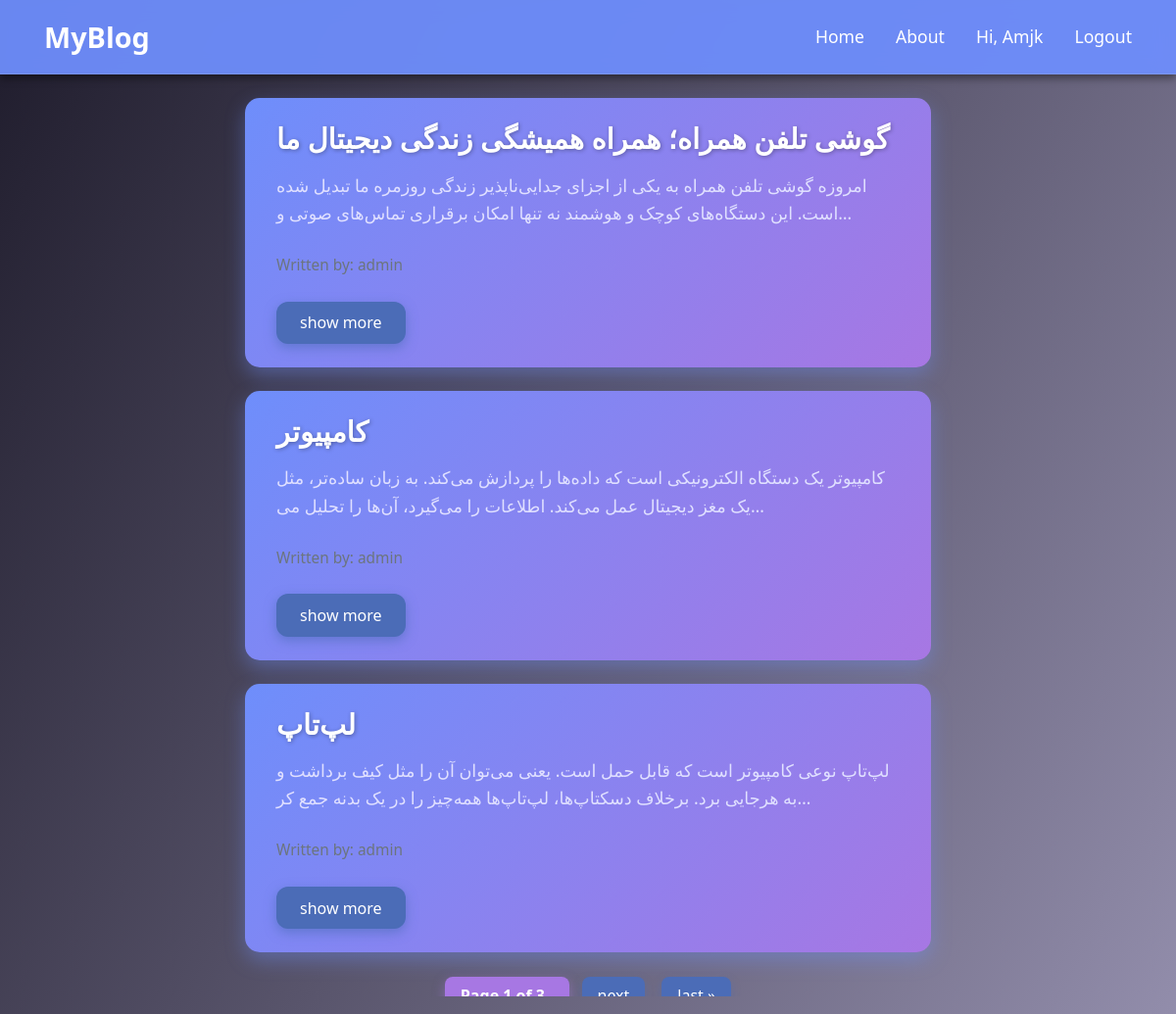
Screenshot of / (signed in) with the database file from the repository.
### note/models.py (models this page shows, shortened)
class Note(models.Model):
    STATUS = (
        ("draft",'Draft'),
        ("published",'Published')
    )
    author = models.ForeignKey(User,on_delete=models.CASCADE ,related_name="blog_posts")
    slug = models.SlugField(max_length=250,unique_for_date="publish")
    title = models.CharField(max_length=250)
    body = models.TextField()
    publish = models.DateTimeField(default=timezone.now)
    created = models.DateTimeField(auto_now_add=True)
    updated = models.DateTimeField(auto_now=True)
    status = models.CharField(max_length=10,choices=STATUS,default="draft")
    published = PublishManager()
    objects = models.Manager()
    def get_absolute_url(self):
        return reverse("blog:post_detail",args=[self.publish.year,self.publish.month,self.publish.day,self.slug])
    class Meta:
        ordering = ("publish",)

### note/views.py (the view)
# urls.py: path("",views.post_list,name="post_list"),
def post_list(request):
    posts = Note.published.all()
    paginator = Paginator(posts, 3)
    page_number = request.GET.get("page")
    page_obj = paginator.get_page(page_number)
    return render(request,"blog/post/list.html",{"page_obj": page_obj})

### note/models.py (called while the page is built)
    def get_queryset(self):
        return super(PublishManager,self).get_queryset().filter(status="published")

### template/blog/post/list.html (shortened to what this page needs)
{% extends "base.html" %}
{% load static %}
{% block content %}
<link rel="stylesheet" href="{% static 'css/list.css' %}">
{% for post in page_obj %}
    <div class="card-body">
        <h5 class="card-title">{{ post.title }}</h5>
        <p class="card-text">{{ post.body|truncatechars:150 }}</p>
        <p class="card-text"><small class="text-muted">Written by: {{ post.author }}</small></p>
        <a href="{{ post.get_absolute_url }}" class="btn btn-primary">show more</a>
    </div>
{% endfor %}
    <div class="pagination">
        <span class="step-links">
            <span class="current">
                Page {{ page_obj.number }} of {{ page_obj.paginator.num_pages }}.
            </span>
            {% if page_obj.has_next %}
                <a href="?page={{ page_obj.next_page_number }}">next</a>
                <a href="?page={{ page_obj.paginator.num_pages }}">last &raquo;</a>
            {% endif %}
        </span>
    </div>
{% endblock content %}

### template/base.html (shortened to what this page needs)
<!DOCTYPE html>
{% load static %}
<html lang="en">
<head>
    <link rel="stylesheet" href="https://cdn.jsdelivr.net/npm/bootstrap@4.6.2/dist/css/bootstrap.min.css">
    <link rel="stylesheet" href="{% static 'css/static.css' %}">
</head>
<body>
    <nav class="custom-navbar">
        <div class="container">
          <a href="{% url 'blog:post_list' %}" class="logo">MyBlog</a>
          <ul class="nav-links">
            <li><a href="{% url 'blog:post_list' %}">Home</a></li>
            <li><a href="#">About</a></li>
            {% if user.is_authenticated %}
              <li><a href="{% url 'blog:my_post' %}">Hi, {{ user.username }}</a></li>
              <li><a href="{% url 'accounts:logout' %}">Logout</a></li>
            {% else %}
              <li><a href="{% url 'accounts:login' %}">Login</a></li>
            {% endif %}
          </ul>
        </div>
      </nav>
    {% block content %}
    {% endblock content %}
</body>
</html>

### static/css/static.css (style rules this page uses)
body { background: linear-gradient(120deg, #1f1c2c, #928dab); background-attachment: fixed; min-height: 100vh; margin: 0; padding: 0; font-family: "Segoe UI", Tahoma, Geneva, Verdana, sans-serif; color: #ffffff; }
.custom-navbar { background: rgba(110, 142, 251, 0.95); padding: 1rem 0; box-shadow: 0 4px 8px rgba(0,0,0,0.4); font-family: "Segoe UI", Tahoma, Geneva, Verdana, sans-serif; position: sticky; top: 0; z-index: 1000; backdrop-filter: saturate(180%) blur(10px); border-bottom: 1px solid rgba(255,255,255,0.1); }
.custom-navbar .container { display: flex; justify-content: space-between; align-items: center; }
.custom-navbar .logo { font-size: 1.8rem; color: white; font-weight: bold; text-decoration: none; }
.custom-navbar .nav-links { list-style: none; display: flex; margin: 0; padding: 0; }
.custom-navbar .nav-links li { margin-left: 2rem; }
.custom-navbar .nav-links a { color: white; text-decoration: none; font-size: 1.1rem; transition: color 0.3s ease; }

### static/css/list.css (style rules this page uses)
.card-body { background: linear-gradient(135deg, #6e8efb, #a777e3); color: white; border-radius: 15px; padding: 1.5rem 2rem; margin: 1.5rem auto; max-width: 700px; box-shadow: 0 8px 20px rgba(110, 142, 251, 0.4); transition: transform 0.3s ease, box-shadow 0.3s ease; font-family: 'Segoe UI', Tahoma, Geneva, Verdana, sans-serif; }
.card-title { font-size: 1.8rem; font-weight: 700; margin-bottom: 1rem; text-shadow: 1px 1px 4px rgba(0, 0, 0, 0.3); }
.card-text { font-size: 1.1rem; line-height: 1.6; margin-bottom: 1.5rem; color: #e0e0ff; }
.btn-primary { background-color: #4b6cb7; border: none; padding: 0.6rem 1.5rem; font-size: 1rem; border-radius: 12px; box-shadow: 0 4px 12px rgba(75, 108, 183, 0.6); transition: background-color 0.3s ease, box-shadow 0.3s ease; }
.pagination { display: flex; justify-content: center; align-items: center; margin-top: 2rem; font-family: 'Segoe UI', Tahoma, Geneva, Verdana, sans-serif; }
.step-links a { color: #ffffff; background-color: #4b6cb7; padding: 0.5rem 1rem; margin: 0 0.4rem; border-radius: 8px; text-decoration: none; box-shadow: 0 4px 10px rgba(75, 108, 183, 0.4); transition: background-color 0.3s ease, transform 0.2s ease; }
.step-links .current { color: #ffffff; background-color: #a777e3; padding: 0.5rem 1rem; margin: 0 0.4rem; border-radius: 8px; font-weight: bold; box-shadow: 0 4px 12px rgba(167, 119, 227, 0.5); }

### rows the page displays
Note: title "گوشی تلفن همراه؛ همراه همیشگی زندگی دیجیتال ما", body "امروزه گوشی تلفن همراه به یکی از اجزای جدایی‌ناپذیر زندگی روزمره ما تبدیل شده است. این دستگاه‌های کوچک و هوشمند نه تنها امکان برقراری تماس‌های صوتی و…", author "admin"
Note: title "کامپیوتر", body "کامپیوتر یک دستگاه الکترونیکی است که داده‌ها را پردازش می‌کند. به زبان ساده‌تر، مثل یک مغز دیجیتال عمل می‌کند. اطلاعات را می‌گیرد، آن‌ها را تحلیل می‌…", author "admin"
Note: title "لپ‌تاپ", body "لپ‌تاپ نوعی کامپیوتر است که قابل حمل است. یعنی می‌توان آن را مثل کیف برداشت و به هرجایی برد. برخلاف دسکتاپ‌ها، لپ‌تاپ‌ها همه‌چیز را در یک بدنه جمع کر…", author "admin"

### other values shown
{{ user.username }} "Amjk"
{{ page_obj.number }} "1"
{{ page_obj.paginator.num_pages }} "3"
